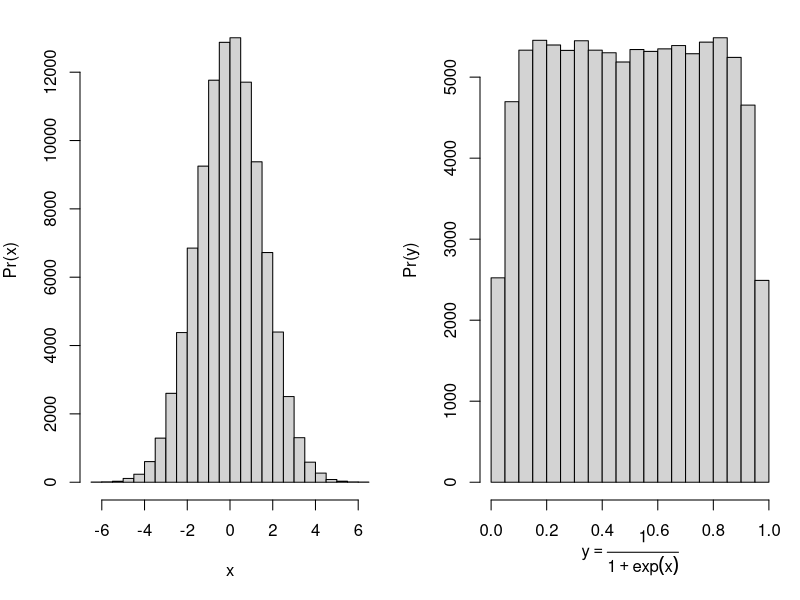

R code for this plot:

library(tidyverse)

# Logit prior ----
png("figures/logit-prior.png", height = 3, width = 6, units = "in", res = 400)
set.seed(234)
x <- rnorm(1e5, 0, 1.5)
y <- plogis(x)
par(mfrow = c(1, 2), mar = c(5, 4, 1, 1))
hist(x, main = NULL, ylab = "Pr(x)")
hist(y, main = NULL, ylab = "Pr(y)", xlab = expression(y == frac(1, 1 + exp(x))))
dev.off()
